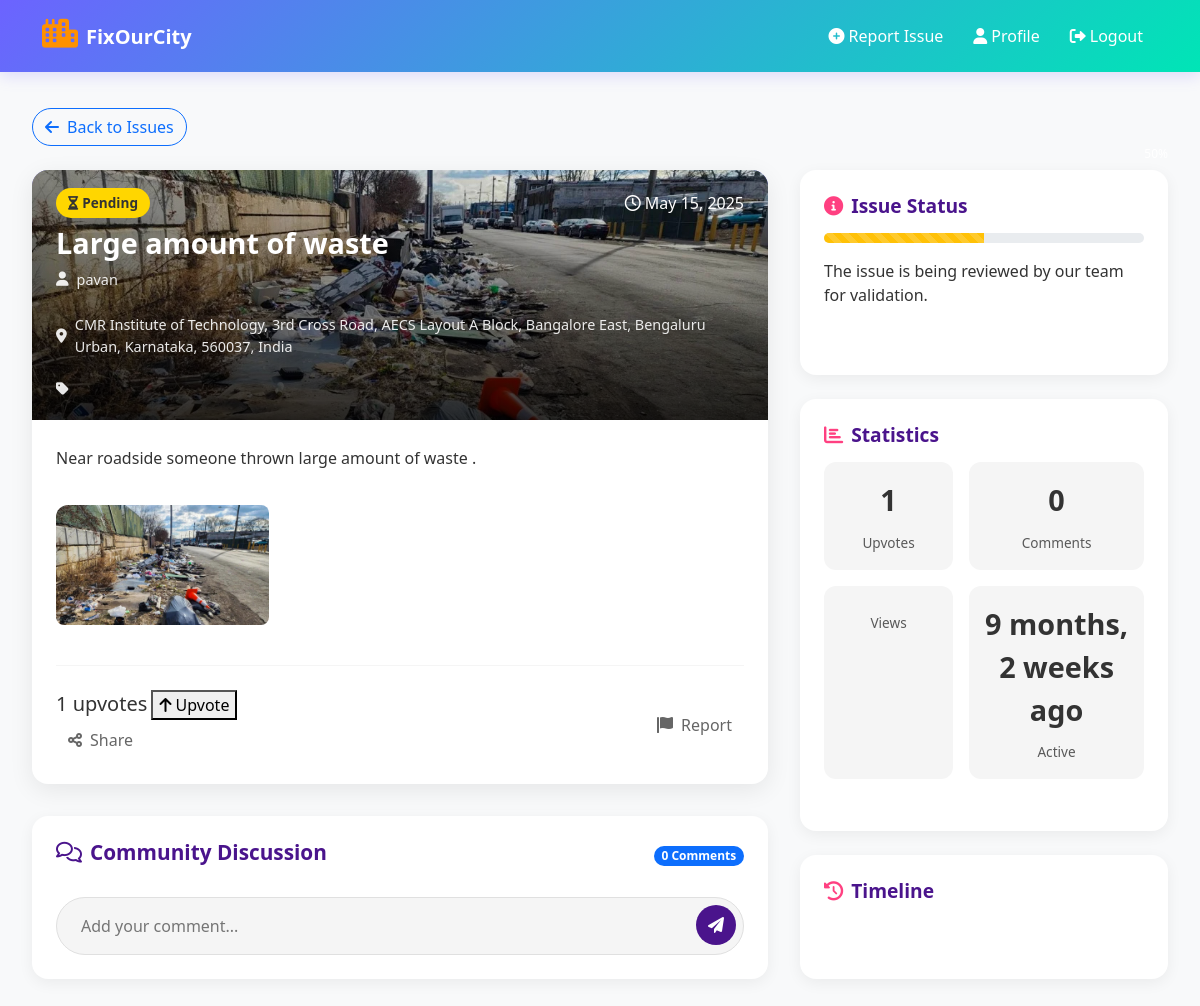
Before: /issues/detail/12/ (signed in) with the older database file.
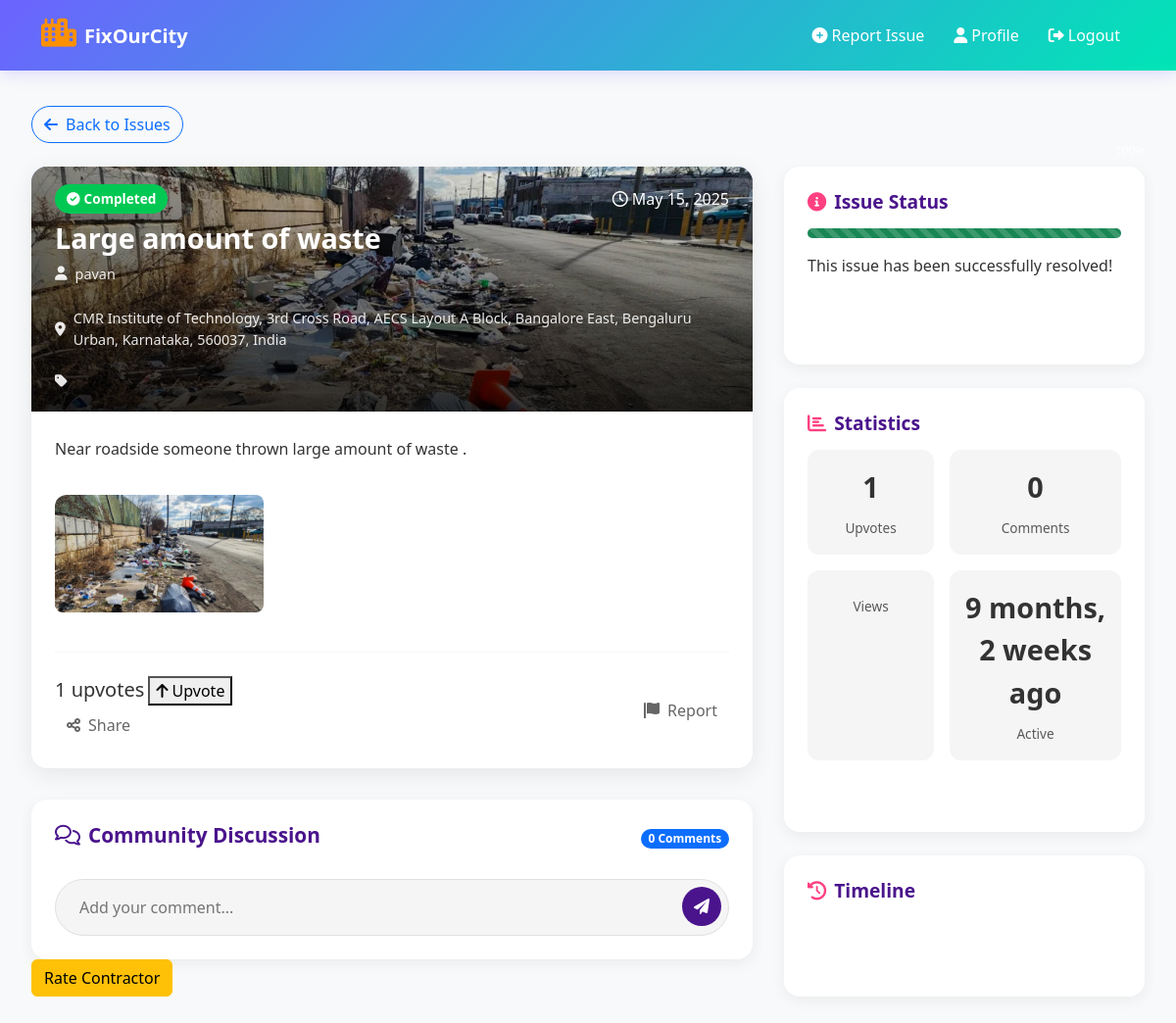
After: the same page with the newer database file.
### issues/models.py (models this page shows, shortened)
class Issue(models.Model):
    STATUS_CHOICES = [
        ('new', 'New'),
        ('pending', 'Pending'),
        ('in_progress', 'In Progress'),
        ('completed', 'Completed')
    ]
    title = models.CharField(max_length=255)
    description = models.TextField()
    location = models.TextField()
    latitude = models.FloatField(null=True, blank=True)
    longitude = models.FloatField(null=True, blank=True)
    address = models.CharField(max_length=512, null=True, blank=True)
    status = models.CharField(max_length=50, choices=STATUS_CHOICES, default='new')
    upvotes_count = models.PositiveIntegerField(default=0)
    reported_by = models.ForeignKey(User, on_delete=models.CASCADE, related_name='reported_issues')
    contractor = models.ForeignKey('contractor.Contractor', null=True, blank=True, on_delete=models.SET_NULL, related_name='assigned_issues')
    government_authority = models.ForeignKey('authorities.Authority', on_delete=models.CASCADE, related_name='jurisdiction_issues')
    created_at = models.DateTimeField(auto_now_add=True)
    updated_at = models.DateTimeField(auto_now=True)
    completed_at = models.DateTimeField(null=True, blank=True)

class IssueImage(models.Model):
    issue = models.ForeignKey(Issue, on_delete=models.CASCADE, related_name='images')
    image = models.ImageField(upload_to='issue_images/')
    caption = models.CharField(max_length=255, blank=True)
    uploaded_by = models.ForeignKey(User, on_delete=models.CASCADE)
    uploaded_at = models.DateTimeField(auto_now_add=True)

### public/models.py (models this page shows, shortened)
class User(AbstractUser):
    ROLE_CHOICES = [
        ('public', 'Public'),
        ('authority', 'Authority'),
        ('contractor', 'Contractor'),
        ('admin', 'Admin')
    ]
    role = models.CharField(max_length=20, choices=ROLE_CHOICES, default='public')
    contact_info = models.CharField(max_length=255, blank=True)
    profile_picture = models.ImageField(upload_to='profile_pictures/', null=True, blank=True)
    created_at = models.DateTimeField(auto_now_add=True)
    updated_at = models.DateTimeField(auto_now=True)

### issues/views.py (the view)
# urls.py: path('detail/<int:issue_id>/', views.issue_detail, name='issue_detail'),
@login_required
def issue_detail(request, issue_id):
    issue = get_object_or_404(Issue, id=issue_id)
    images = issue.images.all()
    comments = issue.comments.all()
    if request.method == 'POST':
        comment_form = CommentForm(request.POST)
        if comment_form.is_valid():
            comment = comment_form.save(commit=False)
            comment.issue = issue
            comment.user = request.user
            comment.save()
            messages.success(request, 'Comment added successfully!')
            return redirect('issue_detail', issue_id=issue.id)
    else:
        comment_form = CommentForm()
    context = {
        'issue': issue,
        'images': images,
        'comments': comments,
        'comment_form': comment_form
    }
    return render(request, 'issue_detail.html', context)

### issues/forms.py
class CommentForm(forms.ModelForm):
    class Meta:
        model = Comment
        fields = ['content']
        widgets = {
            'content': forms.Textarea(attrs={'class': 'form-control', 'rows': 3, 'placeholder': 'Add your comment here'})
        }

### issues/context_processors.py (called while the page is built)
def issue_utils(request):
    from issues.models import UserRating
    def has_been_rated_by(issue, user):
        if not user.is_authenticated:
            return False
        return UserRating.objects.filter(issue=issue, user=user).exists()
    return {
        'has_been_rated_by': has_been_rated_by
    }

### issues/templatetags/customfilters.py (called while the page is built)
@register.filter(name='status_icon')
def status_icon(status):
    if not isinstance(status, str):
        return 'info-circle'
    icons = {
        'new': 'clock',
        'pending': 'hourglass-half',
        'in_progress': 'tools',
        'completed': 'check-circle',
        'rejected': 'times-circle'
    }
    return icons.get(status.lower(), 'info-circle')

### templates/issue_detail.html (shortened to what the changed rows need)
{% load customfilters %}
{% load static %}
<!DOCTYPE html>
<html lang="en">
<head>
    <link href="https://cdnjs.cloudflare.com/ajax/libs/bootstrap/5.3.2/css/bootstrap.min.css" rel="stylesheet">
    <link href="https://cdnjs.cloudflare.com/ajax/libs/font-awesome/6.0.0/css/all.min.css" rel="stylesheet">
    <link href="https://cdnjs.cloudflare.com/ajax/libs/animate.css/4.1.1/animate.min.css" rel="stylesheet">
    <link href="https://cdnjs.cloudflare.com/ajax/libs/aos/2.3.4/aos.css" rel="stylesheet">
</head>
<body>
    <div class="main-container">
        <div class="issue-detail-container">
            <div class="animate-fade-in">
                <div class="issue-main-card" data-aos="fade-up">
                    <div class="issue-header" style="background-image: url({% if issue.images.first %}{{ issue.images.first.image.url }}{% else %}{% static 'images/default-issue.jpg' %}{% endif %});">
                        <div class="issue-header-overlay">
                            <div class="d-flex justify-content-between align-items-center mb-2">
                                <span class="issue-status status-{{ issue.status|lower }}">
                                    <i class="fas fa-{{ issue.status|status_icon }} me-1"></i>{{ issue.get_status_display }}
                                </span>
                                <span class="text-white"><i class="far fa-clock me-1"></i>{{ issue.created_at|date:"F d, Y" }}</span>
                            </div>
                            <h1 class="issue-title">{{ issue.title }}</h1>
                            <div class="issue-meta">
                                <div class="issue-meta-item">
                                    <i class="fas fa-user"></i>
                                    <span>{{ issue.reported_by.username }}</span>
                                </div>
                                <div class="issue-meta-item">
                                    <i class="fas fa-map-marker-alt"></i>
                                    <span>{{ issue.address }}</span>
                                </div>
                                <div class="issue-meta-item">
                                </div>
                            </div>
                        </div>
                    </div>
                    <div class="issue-body">
                        <p class="issue-description" data-aos="fade-up" data-aos-delay="100">{{ issue.description }}</p>
                        {% if issue.images.all %}
                        <div class="issue-media" data-aos="fade-up" data-aos-delay="200">
                            <div class="row">
                            </div>
                        </div>
                        {% endif %}
                        <div class="issue-actions" data-aos="fade-up" data-aos-delay="300">
                            <div>
                                <div class="upvote-section">
                                    <span id="upvotes-count" class="h5 mb-0">{{ issue.upvotes_count }} upvotes</span>
                                    {% if user.is_authenticated %}
                                        <button class="upvote-btn" onclick="upvoteIssue({{ issue.id }})" id="upvote-button">
                                            <i class="fas fa-arrow-up"></i>
                                            {% if user in issue.upvotes.all %}
                                                Remove Upvote
                                            {% else %}
                                                Upvote
                                            {% endif %}
                                        </button>
                                    {% endif %}
                                </div>
                            </div>
                            {% if user.is_authenticated %}
                            <button class="action-btn report-btn">
                            </button>
                            {% endif %}
                        </div>
                    </div>
                </div>
                <div class="comments-section" data-aos="fade-up" data-aos-delay="400">
                    <div class="comments-header">
                        <h3 class="comments-title"><i class="far fa-comments me-2"></i>Community Discussion</h3>
                        <span class="badge bg-primary rounded-pill">{{ comments.count }} Comments</span>
                    </div>
                </div>
                {% if issue.status == 'completed' and issue.contractor %}
                    <div class="rate-section">
                        <a href="{% url 'rate_contractor' issue.id %}" class="btn btn-warning">
                            {% if user_has_rated %}Update Rating{% else %}Rate Contractor{% endif %}
                        </a>
                    </div>
                {% endif %}
            </div>
            <div class="info-section">
                <div class="info-card" data-aos="fade-left" data-aos-delay="100">
                    <h3 class="info-card-title"><i class="fas fa-info-circle"></i>Issue Status</h3>
                    <div class="progress mb-3" style="height: 10px;">
                        <div class="progress-bar bg-{{ issue.status|status_color }} progress-bar-striped"
                             role="progressbar"
                             style="width: {{ issue.status|status_progress }}%;"
                             aria-valuenow="{{ issue.status|status_progress }}"
                             aria-valuemin="0"
                             aria-valuemax="100">
                        </div>
                    </div>
                    <p>{{ issue.status|status_description }}</p>
                </div>
                <div class="info-card" data-aos="fade-left" data-aos-delay="300">
                    <div class="stats-grid">
                        <div class="stat-item">
                            <span class="stat-value">{{ issue.upvotes.count }}</span>
                            <span class="stat-label">Upvotes</span>
                        </div>
                        <div class="stat-item">
                            <span class="stat-value">{{ issue.created_at|timesince }}</span>
                            <span class="stat-label">Active</span>
                        </div>
                    </div>
                </div>
            </div>
        </div>
    </div>
</body>
</html>

Changed rows visible on the page:
changed Issue "Large amount of waste": status "Pending" → "Completed"; status|status_description "The issue is being reviewed by our team for validation." → "This issue has been successfully resolved!"
Other visible differences:
text now shown: "Rate Contractor"
